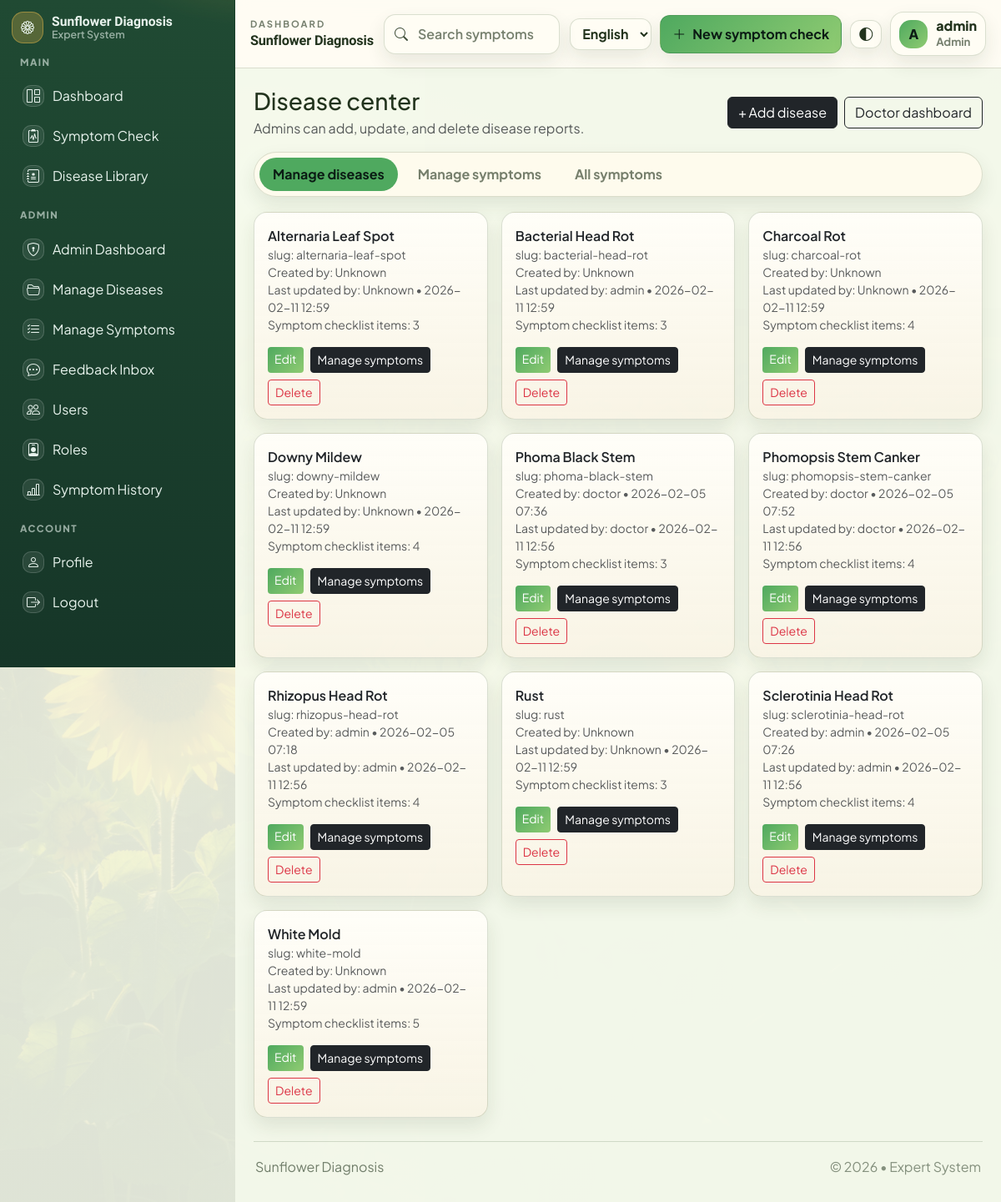
The page /doctor/diseases (signed in) on the database its author committed.
### app/models/user.py (models this page shows, shortened)
class User(UserMixin, db.Model):
    __tablename__ = "users"
    id = db.Column(db.Integer, primary_key=True)
    username = db.Column(db.String(80), unique=True, nullable=False, index=True)
    email = db.Column(db.String(120), unique=True, nullable=False, index=True)
    password_hash = db.Column(db.String(255), nullable=False)
    role = db.Column(db.String(20), nullable=False, default="user")  # "user", "doctor", or "admin"
    created_at = db.Column(db.DateTime, default=datetime.utcnow, nullable=False)
    role_id = db.Column(db.Integer, db.ForeignKey("roles.id"), nullable=True, index=True)
    role_obj = db.relationship("Role", lazy="joined")
    symptom_checks = db.relationship(
        "SymptomCheck", back_populates="user", cascade="all, delete-orphan"
    )
    feedback_items = db.relationship(
        "Feedback", back_populates="user", cascade="all, delete-orphan"
    )
    def has_permission(self, permission_name: str) -> bool:
        if not permission_name:
            return False
        if self.role == "admin" and permission_name == "access_admin":
            return True
        try:
            q = (
                db.session.query(Permission.id)
                .join(role_permissions, Permission.id == role_permissions.c.permission_id)
                .filter(Permission.name == permission_name)
            )
            if self.role_id:
                q = q.filter(role_permissions.c.role_id == self.role_id)
            else:
                q = q.join(Role, Role.id == role_permissions.c.role_id).filter(Role.name == self.role)
            row = q.first()
            return row is not None
        except OperationalError:
            return self.role == "admin"

### app/models/disease.py (models this page shows, shortened)
class Disease(db.Model):
    __tablename__ = "diseases"
    id = db.Column(db.Integer, primary_key=True)
    slug = db.Column(db.String(80), unique=True, nullable=False)
    name = db.Column(db.String(120), nullable=False)
    symptoms = db.Column(db.Text, nullable=False)
    cause = db.Column(db.Text, nullable=False)
    treatment = db.Column(db.Text, nullable=False)
    prevention = db.Column(db.Text, nullable=False)
    image_filename = db.Column(db.String(200), nullable=True)
    created_by_id = db.Column(db.Integer, db.ForeignKey("users.id"), nullable=True, index=True)
    updated_by_id = db.Column(db.Integer, db.ForeignKey("users.id"), nullable=True, index=True)
    created_at = db.Column(db.DateTime, default=datetime.utcnow, nullable=True)
    updated_at = db.Column(
        db.DateTime, default=datetime.utcnow, onupdate=datetime.utcnow, nullable=True
    )
    symptom_checklist_json = db.Column(db.Text, nullable=True, default="[]")
    created_by = db.relationship("User", foreign_keys=[created_by_id], lazy="joined")
    updated_by = db.relationship("User", foreign_keys=[updated_by_id], lazy="joined")
    def checklist_items(self) -> list[dict]:
        try:
            items = json.loads(self.symptom_checklist_json or "[]")
            return items if isinstance(items, list) else []
        except Exception:
            return []

### app/routes/doctor.py (the view)
@doctor_bp.route("/diseases")
@login_required
@permission_required("manage_diseases")
def diseases():
    diseases = Disease.query.order_by(Disease.name.asc()).all()
    changed = False
    for disease in diseases:
        if sync_disease_symptom_data(disease):
            changed = True
    if changed:
        db.session.commit()
    return render_template("doctor/diseases.html", diseases=diseases)

### app/models/user.py (called while the page is built)
@login_manager.user_loader
def load_user(user_id: str):
    return User.query.get(int(user_id))

### app/services/symptom_admin.py (called while the page is built)
def _norm(value: str) -> str:
    return (value or "").strip().lower()

def canonical_category(value: str) -> str:
    raw = (value or "").strip()
    if not raw:
        return DEFAULT_CATEGORY
    key = re.sub(r"[^a-z0-9]+", "", raw.lower())
    return _CATEGORY_CANONICAL.get(key, raw)

def _normalize_items(items: list[dict]) -> list[dict]:
    out: list[dict] = []
    for item in items or []:
        if isinstance(item, dict):
            label = (item.get("label") or "").strip()
            category = canonical_category(item.get("category") or DEFAULT_CATEGORY)
            key = (item.get("key") or "").strip() or keyify(label)
        else:
            label = str(item).strip()
            category = DEFAULT_CATEGORY
            key = keyify(label)
        if not label:
            continue
        out.append({"key": key, "label": label, "category": category})
    return out

def _unique_keyed_items(items: list[dict]) -> list[dict]:
    seen_label_cat: set[tuple[str, str]] = set()
    deduped: list[dict] = []
    for item in items:
        pair = (_norm(item.get("category")), _norm(item.get("label")))
        if pair in seen_label_cat:
            continue
        seen_label_cat.add(pair)
        deduped.append(item)
    seen_keys: set[str] = set()
    out: list[dict] = []
    for item in deduped:
        base_key = (item.get("key") or "").strip() or keyify(item["label"])
        key = base_key
        i = 1
        while key in seen_keys:
            i += 1
            key = f"{base_key}_{i}"
        seen_keys.add(key)
        out.append({"key": key, "label": item["label"], "category": item["category"]})
    return out

def disease_items(disease) -> list[dict]:
    return _unique_keyed_items(_normalize_items(disease.checklist_items() or []))

def checklist_to_symptoms_text(items: list[dict]) -> str:
    normalized = _unique_keyed_items(_normalize_items(items))
    lines: list[str] = []
    for item in normalized:
        label = (item.get("label") or "").strip()
        category = canonical_category(item.get("category") or SYNC_DEFAULT_CATEGORY)
        if not label:
            continue
        if _norm(category) == _norm(DEFAULT_CATEGORY):
            category = SYNC_DEFAULT_CATEGORY
        lines.append(f"{category}: {label}")
    return "\n".join(lines)

### app/templates/doctor/diseases.html (shortened to what this page needs)
{% extends "base.html" %}

### app/templates/base.html (shortened to what this page needs)
<!doctype html>
<html lang="en" data-theme="light" data-bs-theme="light">
<head>
  <link href="https://cdn.jsdelivr.net/npm/bootstrap@5.3.3/dist/css/bootstrap.min.css" rel="stylesheet">
  <link href="https://cdn.jsdelivr.net/npm/bootstrap-icons@1.11.3/font/bootstrap-icons.min.css" rel="stylesheet">
  <link rel="stylesheet" href="{{ url_for('static', filename='css/style.css') }}?v=14">
</head>
<body>
  {% set authed = current_user.is_authenticated %}
  {% if authed %}
  <div class="sf-app">
    <aside class="sf-sidebar" aria-label="Sidebar">
      <div class="sf-side-head">
        <a class="sf-brand" href="{{ url_for('main.home') }}">
          <span class="sf-brand-icon" aria-hidden="true"><i class="bi bi-flower1"></i></span>
          <span class="sf-brand-text">
            <span class="sf-brand-title" data-i18n="brand_title">Sunflower Diagnosis</span>
            <span class="sf-brand-sub" data-i18n="brand_sub">Expert System</span>
          </span>
        </a>
      </div>
      <nav class="sf-nav">
        <div class="sf-nav-section" data-i18n="nav_main">MAIN</div>
        <a class="sf-nav-item {% if request.path == '/' %}is-active{% endif %}" href="{{ url_for('main.home') }}">
          <span class="sf-nav-ico" aria-hidden="true"><i class="bi bi-grid-1x2"></i></span>
          <span data-i18n="nav_dashboard">Dashboard</span>
        </a>
        <a class="sf-nav-item {% if request.path.startswith('/diagnose') %}is-active{% endif %}" href="{{ url_for('main.diagnose_page') }}">
          <span class="sf-nav-ico" aria-hidden="true"><i class="bi bi-clipboard2-pulse"></i></span>
          <span data-i18n="nav_symptom_check">Symptom Check</span>
        </a>
        <a class="sf-nav-item" href="{{ url_for('main.home') }}#library">
          <span class="sf-nav-ico" aria-hidden="true"><i class="bi bi-journal-medical"></i></span>
          <span data-i18n="nav_disease_library">Disease Library</span>
        </a>
        {% if current_user.has_permission('access_admin') %}
          <div class="sf-nav-section" data-i18n="nav_admin">ADMIN</div>
          <a class="sf-nav-item {% if request.path.startswith('/admin/dashboard') %}is-active{% endif %}" href="{{ url_for('admin.dashboard') }}">
            <span class="sf-nav-ico" aria-hidden="true"><i class="bi bi-shield-lock"></i></span>
            <span data-i18n="nav_admin_dashboard">Admin Dashboard</span>
          </a>
          <a class="sf-nav-item {% if request.path.startswith('/admin/diseases') or request.path.startswith('/admin/disease/') %}is-active{% endif %}" href="{{ url_for('admin.diseases') }}">
            <span class="sf-nav-ico" aria-hidden="true"><i class="bi bi-folder2-open"></i></span>
            <span data-i18n="nav_manage_diseases">Manage Diseases</span>
          </a>
          <a class="sf-nav-item {% if request.path.startswith('/admin/checklists') or request.path.startswith('/admin/checklist/') %}is-active{% endif %}" href="{{ url_for('admin.checklists') }}">
            <span class="sf-nav-ico" aria-hidden="true"><i class="bi bi-list-check"></i></span>
            <span data-i18n="nav_manage_symptoms">Manage Symptoms</span>
          </a>
          <a class="sf-nav-item {% if request.path.startswith('/admin/feedback') %}is-active{% endif %}" href="{{ url_for('admin.feedback') }}">
            <span class="sf-nav-ico" aria-hidden="true"><i class="bi bi-chat-dots"></i></span>
            <span data-i18n="nav_feedback_inbox">Feedback Inbox</span>
          </a>
          <a class="sf-nav-item {% if request.path.startswith('/admin/users') or request.path.startswith('/admin/user') %}is-active{% endif %}" href="{{ url_for('admin.users') }}">
            <span class="sf-nav-ico" aria-hidden="true"><i class="bi bi-people"></i></span>
            <span data-i18n="nav_users">Users</span>
          </a>
          <a class="sf-nav-item {% if request.path.startswith('/admin/roles') %}is-active{% endif %}" href="{{ url_for('admin.roles') }}">
            <span class="sf-nav-ico" aria-hidden="true"><i class="bi bi-person-badge"></i></span>
            <span data-i18n="nav_roles">Roles</span>
          </a>
          <a class="sf-nav-item {% if request.path.startswith('/admin/symptom') %}is-active{% endif %}" href="{{ url_for('admin.symptom_checks') }}">
            <span class="sf-nav-ico" aria-hidden="true"><i class="bi bi-bar-chart-line"></i></span>
            <span data-i18n="nav_symptom_history">Symptom History</span>
          </a>
        {% endif %}
        <div class="sf-nav-section" data-i18n="nav_account">ACCOUNT</div>
        <a class="sf-nav-item {% if request.path.startswith('/user/profile') %}is-active{% endif %}" href="{{ url_for('user.profile') }}">
          <span class="sf-nav-ico" aria-hidden="true"><i class="bi bi-person"></i></span>
          <span data-i18n="nav_profile">Profile</span>
        </a>
        <a class="sf-nav-item" href="{{ url_for('auth.logout') }}">
          <span class="sf-nav-ico" aria-hidden="true"><i class="bi bi-box-arrow-right"></i></span>
          <span data-i18n="nav_logout">Logout</span>
        </a>
      </nav>
    </aside>
    <div class="sf-main">
      <header class="sf-topbar">
        <div class="sf-topbar-left">
          <div class="sf-topbar-meta">
            <div class="sf-topbar-kicker" data-i18n="topbar_kicker">Dashboard</div>
            <div class="sf-topbar-title" data-i18n="topbar_title">Sunflower Diagnosis</div>
          </div>
        </div>
        <form class="sf-search" role="search" method="get" action="{{ url_for('main.search') }}">
          <i class="bi bi-search sf-search-ico" aria-hidden="true"></i>
          <input class="sf-search-input" type="search" name="q" value="{{ request.args.get('q','') }}" placeholder="Search symptoms, reports, crops" data-i18n-placeholder="search_placeholder" autocomplete="off" aria-label="Search">
        </form>
        <div class="sf-top-actions">
          <select class="sf-lang-select" data-language-select aria-label="Language">
            <option value="en">English</option>
          </select>
          <a class="sf-primary-btn" href="{{ url_for('main.diagnose_page') }}">
            <i class="bi bi-plus-lg" aria-hidden="true"></i>
            <span data-i18n="new_symptom_check">New symptom check</span>
          </a>
          <button class="sf-icon-btn" type="button" data-action="toggleTheme" title="Toggle theme" data-i18n-title="toggle_theme" aria-label="Toggle theme">
            <i class="bi bi-circle-half" aria-hidden="true"></i>
          </button>
          <div class="sf-userchip" title="Signed in">
            <div class="sf-avatar" aria-hidden="true">{{ (current_user.username or 'U')[0] | upper }}</div>
            <div class="sf-userchip-text d-none d-sm-block">
              <div class="sf-userchip-name">{{ current_user.username }}</div>
              <div class="sf-userchip-role">{{ (current_user.role or 'user') | capitalize }}</div>
            </div>
          </div>
        </div>
      </header>
      <main class="sf-content">
        {{ page_content | safe }}
        <footer class="sf-footer">
          <div data-i18n="footer_title">Sunflower Diagnosis</div>
          <div class="sf-footer-muted" data-i18n="footer_sub">© 2026 • Expert System</div>
        </footer>
      </main>
    </div>
  </div>
  {% endif %}
</body>
</html>

### rows shown on the page
User: username "A", username "admin", role "Admin"
Disease: name "Disease center Admins can add, update, and delete disease reports. + Add disease Doctor dashboard Manage diseases Manage symptoms All symptoms Alternaria Leaf Spot slug: alternaria-leaf-spot Created by: Unknown Last updated by: Unknown • 2026-02-11 12:59 Symptom checklist items: 3 Edit Manage symptoms Delete Bacterial Head Rot slug: bacterial-head-rot Created by: Unknown Last updated by: admin • 2026-02-11 12:59 Symptom checklist items: 3 Edit Manage symptoms Delete Charcoal Rot slug: charcoal-rot Created by: Unknown Last updated by: Unknown • 2026-02-11 12:59 Symptom checklist items: 4 Edit Manage symptoms Delete Downy Mildew slug: downy-mildew Created by: Unknown Last updated by: Unknown…"
